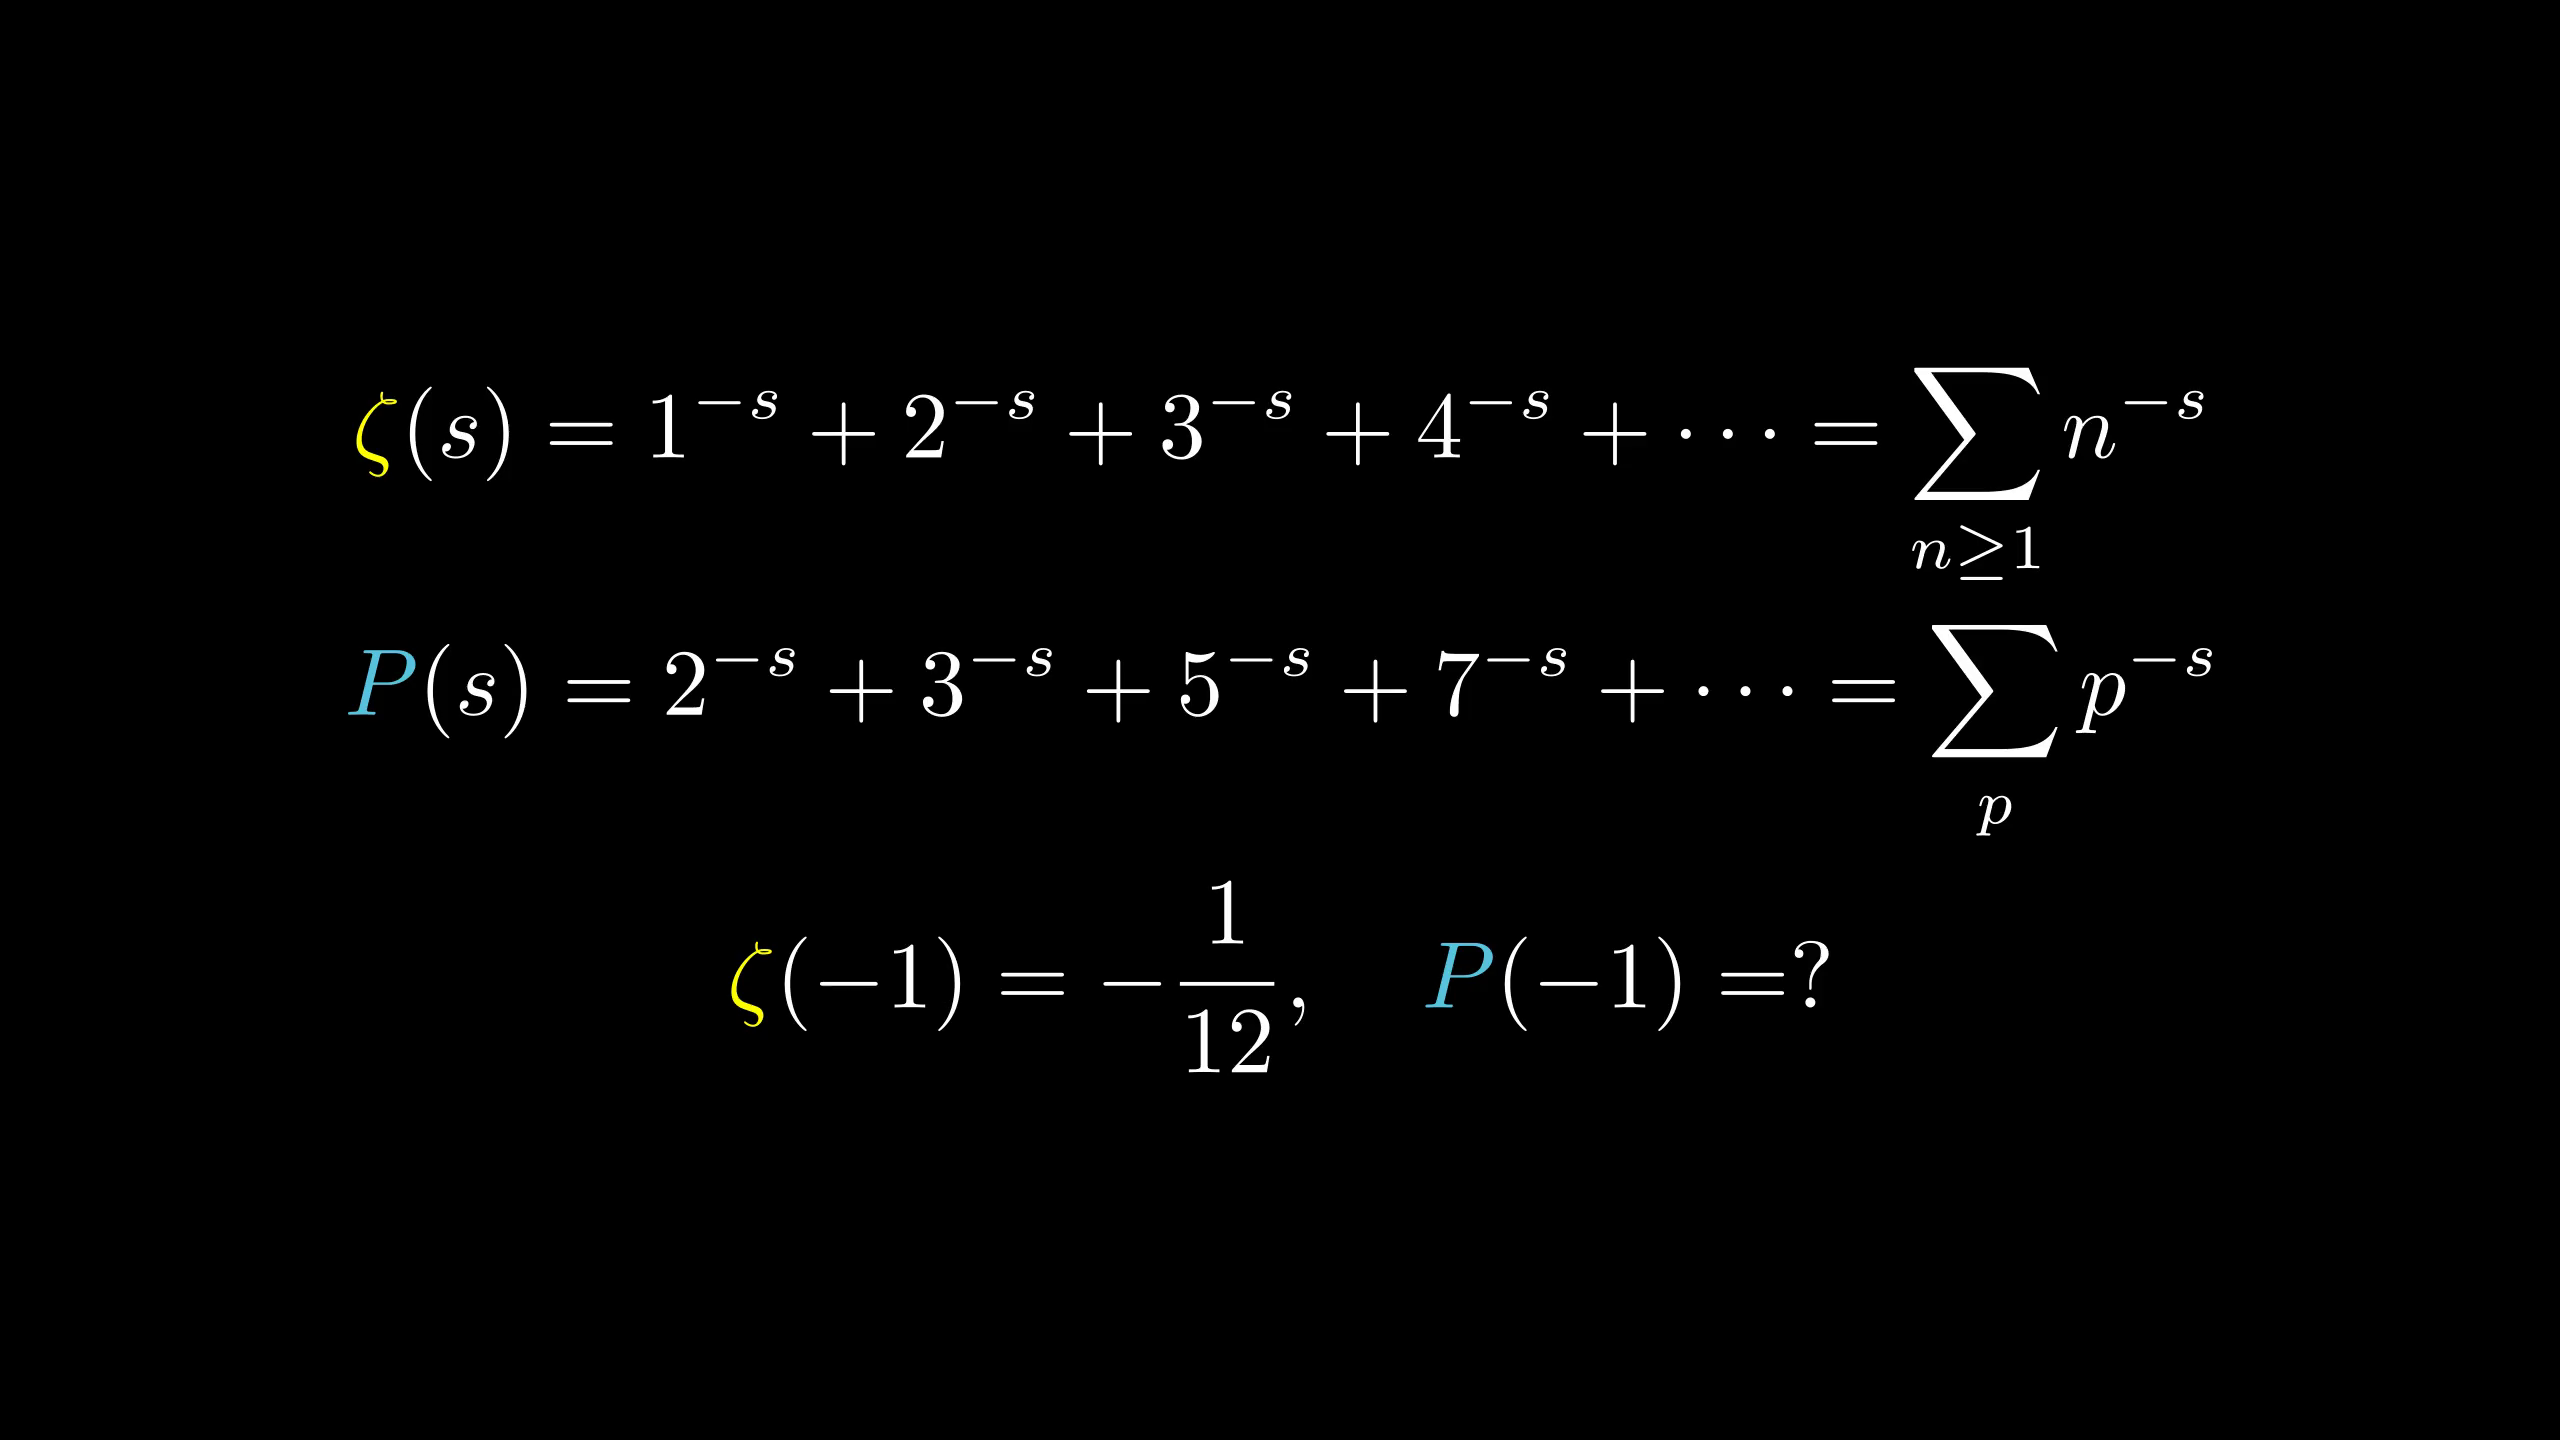

Write Python code to recreate this figure.
from manimlib.imports import *

class FooScene(Scene):
    def construct(self):
        cmap={
            r"\zeta":YELLOW,
            "P":BLUE
        }
        eqn=TexMobject(r"\zeta(s)=1^{-s}+2^{-s}+3^{-s}+4^{-s}+\dots=\sum_{n\ge1}n^{-s}",tex_to_color_map=cmap)
        eqn1=TexMobject(r"P(s)=2^{-s}+3^{-s}+5^{-s}+7^{-s}+\dots=\sum_pp^{-s}",tex_to_color_map=cmap)
        eqn2=TexMobject(r"\zeta(-1)=-{1\over12},\quad P(-1)=?",tex_to_color_map=cmap)
        self.add(VGroup(eqn,eqn1,eqn2).arrange(DOWN))
        self.wait()
